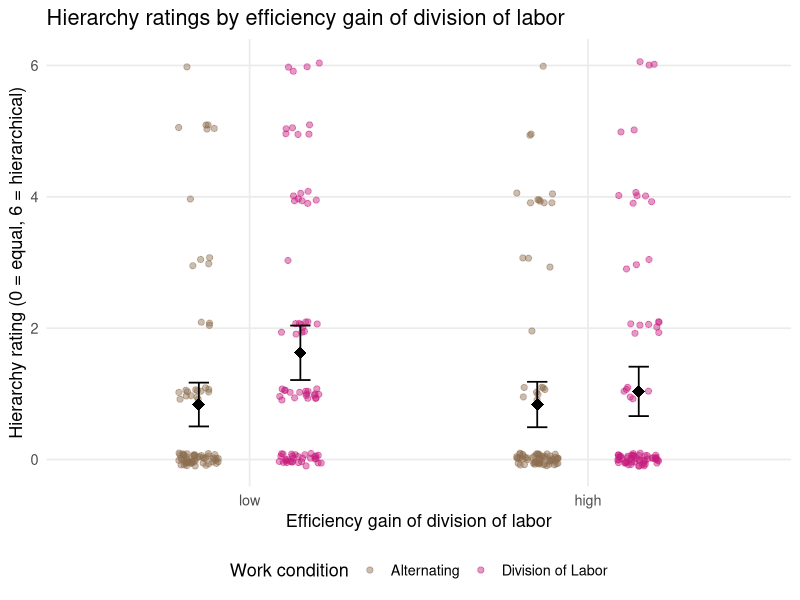
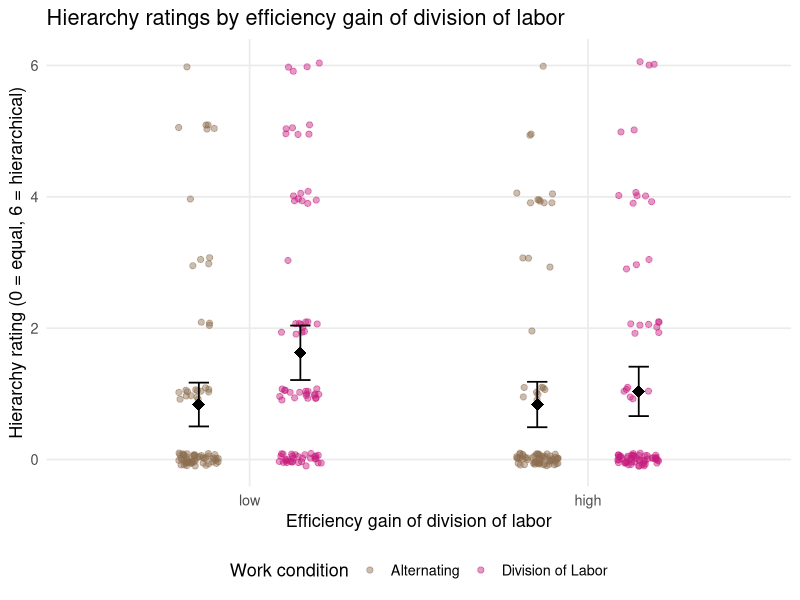

The R source for these figures, in order:
#Efficiency 

#Participants (n=20) read 16 short scenarios about two people who regularly divide two recurring tasks. In each scenario the pair continuously either alternate between tasks or divide them specializing each in one task, and dividing the tasks "saves a great deal of time and effort" compared to alternating (high efficiency gain) or "only a little time and effort" compared to alternating (low efficiency gain). Participants then provided a single hierarchy rating for each scenario. For one scenario per condition, we also included a written "explain your answer" box to gain insight into the reasoning participants used and which parts of the vignette contributed to their judgments.
#Note: Condition_assignment was fixed at 0, o all participants viewed the same scenario to condition. (thus scenario is cofunded with condition)

library(tidyverse)
library(lme4)
library(lmerTest)
library(emmeans)

#Loading the data

df <- read_csv("efficiency/data/efficiency0_data.csv")
df <- df %>% mutate(subject_id= anon_id)

names(df)
n_distinct(df$subject_id)

table(df$response_type)
table(df$stage)
table(df$work_condition, df$efficiency_condition)

#Attention checks 

attention <- df %>%
  filter(response_type == "exit_survey") %>%
  select(subject_id, attention_fails, attention_passed)

attention
table(attention$attention_passed)


#Main stats. Hierarchy ratings, one per scenario, 

ratings <- df  %>%
  filter(response_type == "response") %>%
  select(subject_id,scenario_label, category, work_condition, efficiency_condition, gender_condition, matches_default, has_explanation_prompt, hierarchy_rating, response, explanation)
head(ratings$hierarchy_rating)
head(ratings$response)
summary(ratings$hierarchy_rating)           
table(ratings$matches_default)           
table(ratings$has_explanation_prompt)        

ratings <- ratings %>%
  mutate(efficiency_condition = factor(efficiency_condition,
                                      levels = c("low", "high"),
                                      labels = c("low", "high")),
         work_condition = factor(work_condition,
                                 levels = c("both_alternate", "division_of_labor"),
                                 labels = c("Alternating", "Division of Labor")))
ratings_summary <- ratings %>%
  group_by(efficiency_condition,work_condition)%>%
  summarise(mean = mean(hierarchy_rating),
            se = sd(hierarchy_rating) / sqrt(n()),
            n = n(), 
            .groups= "drop") %>%
  mutate(ci_low= mean -1.96 * se,
         ci_high= mean +1.96 * se)
ratings_summary

m_rating <- lmer(hierarchy_rating ~ work_condition * efficiency_condition +
                   (1 | subject_id) + (1 | scenario_label),
                 data = ratings)

summary(m_rating)
anova(m_rating)

#Other exploratory analysis

#low vs. high efficiency gain change ratings (separate for alternating and division of labor)
pairs(emmeans(m_rating, ~ efficiency_condition | work_condition),
      by= NULL, adjust = "holm")
#is division of labor rated more hierchical than alternating 
pairs(emmeans(m_rating, ~ work_condition | efficiency_condition),
      by= NULL, adjust = "holm")


#Plot

set.seed(1)

dodge <- position_dodge(width = 0.6)
efficiency_plot <- ggplot(ratings, aes(x=efficiency_condition, y = hierarchy_rating,
                                        color = work_condition))+
  geom_point(position = position_jitterdodge(jitter.width = 0.25, jitter.height = 0.1,
                                             dodge.width = 0.6),
             alpha = 0.45, size = 1.8) +
    geom_errorbar(data = ratings_summary,
                  aes(y= mean, ymin = ci_low, ymax = ci_high, group = work_condition),
                  position = dodge, width = 0.12, linewidth = 0.6, color = "black") +
    geom_point(data = ratings_summary,
               aes(y = mean, group = work_condition),
               position = dodge, shape = 18, size = 4, color = "black") +
    scale_color_manual(values= c("Alternating" = "#8c6d4f",
                                 "Division of Labor" = "#c51b7d")) + 
    scale_y_continuous(breaks = seq(0, 6, 2)) +
    labs(x = "Efficiency gain of division of labor",
         y = "Hierarchy rating (0 = equal, 6 = hierarchical)",
         title = "Hierarchy ratings by efficiency gain of division of labor",
         color = "Work condition") + 
    theme_minimal(base_size = 13) +
    theme(panel.grid.minor = element_blank(),
          legend.position = "bottom")
    
efficiency_plot

#Saving the plot

fig_dir <- "efficiency/figures"
dir.create(fig_dir, showWarnings = FALSE)
ggsave(file.path(fig_dir, "efficiency_ratings_plot.png"),
       efficiency_plot, width = 10, height = 8, dpi = 300, bg = "white")
list.files(fig_dir)
